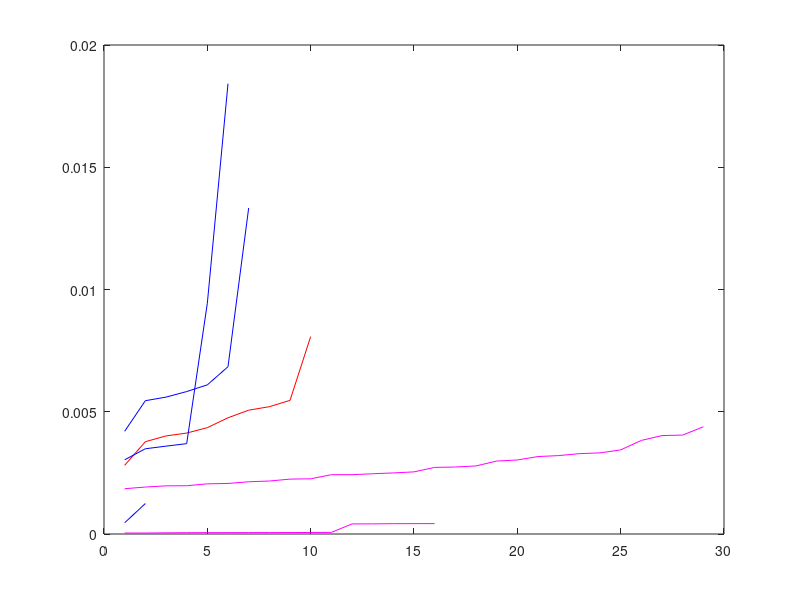

Reproduce this figure in MATLAB.
% 

% NON-EQUAL SSD

% distinct correct:

% distinct correct:
valuesA = [0.0028100562598099505,0.003774659534869852,0.004011153076630522,0.004128099243738105,0.004349689553821321,0.004752894129831989,0.005065002925442772,0.005206789277236324,0.005464400692464932,0.0080743016152797];
% distinct incorrect:
valuesB = [0.0030352218172936766,0.0034860108082508516,0.003593277086849832,0.003695311068380251,0.009440202882522689,0.018418134154931758];



% indistinct correct:
valuesC = [0.00003955418990502002,0.0000400752108782042,0.00004795482174241996,0.000053672712743107586,0.00005470107757884075,0.000056003454328321965,0.00005731807637697606,0.0000575550037615014,0.000059422744168486634,0.00006233010696621352,0.00006564508739462862,0.0004126700723346651,0.0004138851262517734,0.0004225459742358198,0.0004238180443171875,0.00042534335123987145];
% indistinct wrong:
valuesD = [0.0004590314212755639,0.0012452151360011297];


% noise correct:
valuesE = [0.0018513986052052758,0.0019211594473427668,0.0019694467027228857,0.0019740918777036765,0.0020517543351960673,0.002068063168684686,0.0021365525449123135,0.0021668597200986926,0.002244926422747826,0.0022573935918975183,0.0024256332539328946,0.002425686819883587,0.0024646202620795285,0.002498225818967902,0.002540691416356065,0.0027241546670839357,0.0027401077844252004,0.002784097151903217,0.002983329526513176,0.003027889585892698,0.0031676708480888344,0.0032066603414087477,0.0032862551337343353,0.003318021662549105,0.0034396472904661885,0.0038270171264645687,0.004025764660331023,0.004045912147615497,0.004385237025331834];
% noise wrong:
valuesF = [0.004201402718229138,0.005451681506269127,0.005598569459799895,0.005825827115080679,0.006099674120653468,0.006841562259642218,0.01333254145550304];



hold off;
plot( valuesA, 'r-' );
hold on;
%plot( values0, 'r-' );

plot( valuesC, 'm-' );
plot( valuesE, 'm-' );

plot( valuesB, 'b-' );
plot( valuesD, 'b-' );
plot( valuesF, 'b-' );
